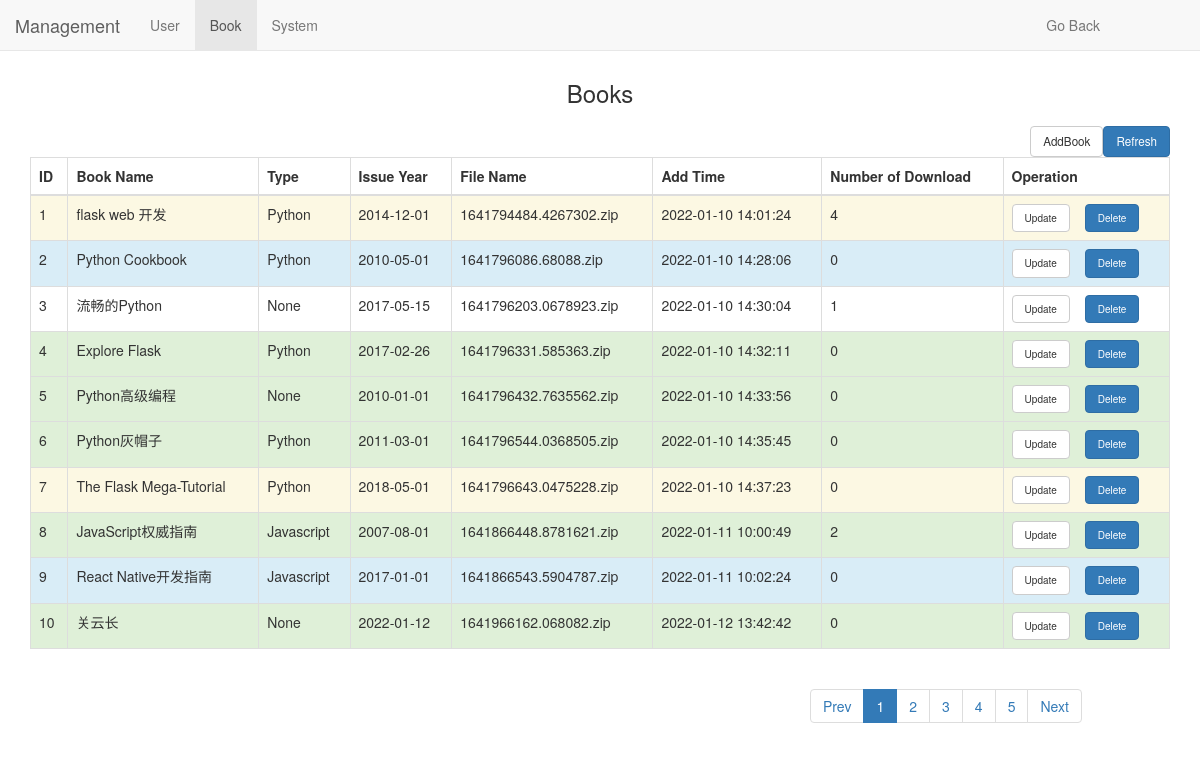
The page /management/book (signed in) on the database its author committed.
### models.py (models this page shows, shortened)
class Books(db.Model):
    id = db.Column(db.Integer,primary_key = True,autoincrement=True)
    book_name = db.Column(db.String(50))
    book_type = db.Column(db.String(50))
    book_introduction = db.Column(db.String(100))
    issue_year = db.Column(db.String(50))
    book_file_name = db.Column(db.String(50))
    add_book_time = db.Column(db.String(50))
    number_of_downloads = db.Column(db.Integer)

### app.py (the view)
@app.route("/management/book",methods = ['POST','GET'])
@login_required
@routing_permission_check
def book_page():
    form = AddBooksForms()
    dic1 = {'active1':'active','active2':'','active3':'','active4':'','active5':'','current_page_number':1}
    book_info = Books.query.limit(10).all()
    if len(book_info) ==0:
        book_info_list=[]
    else:
        book_info_list = []
        for i in book_info:
            book_info_list.append(i.__dict__)
        for j in book_info_list:
            del j['_sa_instance_state']
        style_list = ['success','info','warning','error']
        for dict_data in book_info_list:
            style_value = random.choice(style_list)
            dict_data['style'] = style_value
    return render_template('book.html',form = form,dic1 = dic1,list1 = book_info_list)

### decorator.py (called while the page is built)
def login_required(func):
    @wraps(func)
    def inner(*args, **kwargs):
        user_id = session.get('user_id')
        if not user_id:
            return jsonify({'error':'User not logged in'}
                           )
        else:
            g.user_id = user_id
            return func(*args, **kwargs)
    return inner

### templates/book.html (shortened to what this page needs)
<!DOCTYPE html>
<html>
<head>
	<link rel="stylesheet" href="/static/css/bootstrap.min.css">
</head>
<body>
    <div class="container">
        <div class="row clearfix">
            <div class="col-md-12 column">
                <nav class="navbar navbar-default navbar-fixed-top" role="navigation">
                    <div class="navbar-header">
                         <a class="navbar-brand" href="#">Management</a>
                    </div>
                    <ul class="nav navbar-nav">
						<li>
							 <a href="/management/user">User</a>
						</li>
						<li class="active">
							 <a href="/management/book">Book</a>
						</li>
                        <li>
                            <a href="/management/system">System</a>
                        </li>
                    </ul>
                    <div class="collapse navbar-collapse" id="bs-example-navbar-collapse-1">
                        <ul class="nav navbar-nav navbar-right">
                            <li>
                                <a style="margin-right: 100px;" href="/home">Go Back</a>
                            </li>
                        </ul>
                    </div>
                </nav>
                <h3 style="margin-top: 80px;" class="text-center">
                    Books
                </h3>
                <div style="float: left;" class="container">
                    <div class="row clearfix">
                        <div style="padding-left:0" class="col-md-12 column">
                        </div>
                    </div>
                </div>
                <a id="modal-207274" href="/management/refresh?cur_url=/management/book" role="button" class="btn btn-default btn-primary" style="float:right;font-size: smaller;" data-toggle="modal">Refresh</a>
                <a id="modal-207274" href="#modal-container-207274" role="button" class="btn btn-default" style="float:right;font-size: smaller;" data-toggle="modal">AddBook</a>
                <table style="margin-top: 15px;" class="table table-bordered">
                    <thead>
                        <tr>
                            <th>
                                ID
                            </th>
                            <th>
                                Book Name
                            </th>
                            <th>
                                Type
                            </th>
                            <th>
                                Issue Year
                            </th>
                            <th>
                                File Name
                            </th>
                            <th>
                                Add Time
                            </th>
                            <th>
                                Number of Download
                            </th>
                            <th>
                                Operation
                            </th>
                        </tr>
                    </thead>
                    <tbody>
                        {% for item in list1 %}
                            <tr class="{{ item['style'] }}">
                                <td>
                                    {{ item['id'] }}
                                </td>
                                <td>
                                    {{ item['book_name'] }}
                                </td>
                                <td>
                                    {{ item['book_type'] }}
                                </td>
                                <td>
                                    {{ item['issue_year'] }}
                                </td>
                                <td>
                                    {{ item['book_file_name'] }}
                                </td>
                                <td>
                                    {{ item['add_book_time'] }}
                                </td>
                                <td>
                                    {{ item['number_of_downloads'] }}
                                </td>
                                <td>
                                    {% set id=item['id'] %}
                                    <a id="modal-207275" onclick="parameter_id('{{ id }}')" href="#modal-container-207275" role="button" style="font-size: x-small;" class="btn btn-default" data-toggle="modal">Update</a><a role="button" class="btn btn-default btn-primary" style="margin-left: 15px;font-size: x-small;" href="/management/book/delete?id={{ item['id'] }}">Delete</a>
                                </td>
                            </tr>
                        {% endfor %}
                    </tbody>
                </table>
                <div class="row clearfix">
                    <div class="col-md-2 column">
                    </div>
                    <div class="col-md-6 column">
                    </div>
                    <div class="col-md-4 column">
                        <ul class="pagination">
                            <li class="{{ dic1['active_Prev'] }}">
                                {% if dic1['current_page_number'] <=2  %}
                                    <a href="/management/book/page?number=1">Prev</a>
                                {% else %}
                                    <a href="/management/book/page?number={{ dic1['current_page_number']-1 }}">Prev</a>
                                {% endif %}
                               </li>
                            <li class="{{ dic1['active1'] }}">
                                 <a href="/management/book/page?number=1">1</a>
                            </li>
                            <li class="{{ dic1['active2'] }}">
                                 <a href="/management/book/page?number=2">2</a>
                            </li>
                            <li class="{{ dic1['active3'] }}">
                                 <a href="/management/book/page?number=3">3</a>
                            </li>
                            <li class="{{ dic1['active4'] }}">
                                 <a href="/management/book/page?number=4">4</a>
                            </li>
                            <li class="{{ dic1['active5'] }}">
                                 <a href="/management/book/page?number=5">5</a>
                            </li>
                            <li class="{{ dic1['active_next'] }}">
                                 <a href="/management/book/page?number={{ dic1['current_page_number']+1 }}">Next</a>
                            </li>
                        </ul>
                    </div>
                </div>
            </div>
        </div>
    </div>
</body>
</html>

### rows shown on the page
Books: id "1", book_name "flask web 开发", book_type "Python", issue_year "2014-12-01", book_file_name "1641794484.4267302.zip", add_book_time "2022-01-10 14:01:24", number_of_downloads "4"
Books: id "2", book_name "Python Cookbook", book_type "Python", issue_year "2010-05-01", book_file_name "1641796086.68088.zip", add_book_time "2022-01-10 14:28:06", number_of_downloads "0"
Books: id "3", book_name "流畅的Python", book_type "None", issue_year "2017-05-15", book_file_name "1641796203.0678923.zip", add_book_time "2022-01-10 14:30:04", number_of_downloads "1"
Books: id "4", book_name "Explore Flask", book_type "Python", issue_year "2017-02-26", book_file_name "1641796331.585363.zip", add_book_time "2022-01-10 14:32:11", number_of_downloads "0"
Books: id "5", book_name "Python高级编程", book_type "None", issue_year "2010-01-01", book_file_name "1641796432.7635562.zip", add_book_time "2022-01-10 14:33:56", number_of_downloads "0"
Books: id "6", book_name "Python灰帽子", book_type "Python", issue_year "2011-03-01", book_file_name "1641796544.0368505.zip", add_book_time "2022-01-10 14:35:45", number_of_downloads "0"
Books: id "7", book_name "The Flask Mega-Tutorial", book_type "Python", issue_year "2018-05-01", book_file_name "1641796643.0475228.zip", add_book_time "2022-01-10 14:37:23", number_of_downloads "0"
Books: id "8", book_name "JavaScript权威指南", book_type "Javascript", issue_year "2007-08-01", book_file_name "1641866448.8781621.zip", add_book_time "2022-01-11 10:00:49", number_of_downloads "2"
Books: id "9", book_name "React Native开发指南", book_type "Javascript", issue_year "2017-01-01", book_file_name "1641866543.5904787.zip", add_book_time "2022-01-11 10:02:24", number_of_downloads "0"
Books: id "10", book_name "关云长", book_type "None", issue_year "2022-01-12", book_file_name "1641966162.068082.zip", add_book_time "2022-01-12 13:42:42", number_of_downloads "0"
